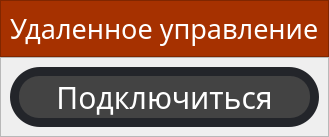
         <widget class="QWidget" name="remote_management">
          <layout class="QVBoxLayout" name="verticalLayout_4">
           <property name="spacing">
            <number>0</number>
           </property>
           <property name="leftMargin">
            <number>0</number>
           </property>
           <property name="topMargin">
            <number>0</number>
           </property>
           <property name="rightMargin">
            <number>0</number>
           </property>
           <property name="bottomMargin">
            <number>0</number>
           </property>
           <item>
            <widget class="QFrame" name="title_remote_management">
             <property name="maximumSize">
              <size>
               <width>16777215</width>
               <height>75</height>
              </size>
             </property>
             <property name="toolTipDuration">
              <number>0</number>
             </property>
             <property name="layoutDirection">
              <enum>Qt::LeftToRight</enum>
             </property>
             <property name="autoFillBackground">
              <bool>false</bool>
             </property>
             <property name="styleSheet">
              <string notr="true">background-color: rgb(166, 49, 0);</string>
             </property>
             <property name="frameShape">
              <enum>QFrame::StyledPanel</enum>
             </property>
             <property name="frameShadow">
              <enum>QFrame::Raised</enum>
             </property>
             <layout class="QVBoxLayout" name="verticalLayout_5">
              <item>
               <widget class="QLabel" name="title_3">
                <property name="font">
                 <font>
                  <family>Montserrat Medium</family>
                  <pointsize>20</pointsize>
                 </font>
                </property>
                <property name="styleSheet">
                 <string notr="true">color: #ffffff;</string>
                </property>
                <property name="text">
                 <string>Удаленное управление</string>
                </property>
               </widget>
              </item>
             </layout>
            </widget>
           </item>
           <item>
            <widget class="QFrame" name="window_3">
             <property name="frameShape">
              <enum>QFrame::StyledPanel</enum>
             </property>
             <property name="frameShadow">
              <enum>QFrame::Raised</enum>
             </property>
             <layout class="QHBoxLayout" name="horizontalLayout_5">
              <item>
               <widget class="QFrame" name="screen">
                <property name="styleSheet">
                 <string notr="true">background-color: #23252A; border-radius: 30px; color: #fff;</string>
                </property>
                <property name="frameShape">
                 <enum>QFrame::StyledPanel</enum>
                </property>
                <property name="frameShadow">
                 <enum>QFrame::Raised</enum>
                </property>
                <layout class="QGridLayout" name="gridLayout_2">
                 <item row="0" column="0">
                  <widget class="QPushButton" name="btn_connect_remote_management">
                   <property name="maximumSize">
                    <size>
                     <width>300</width>
                     <height>100</height>
                    </size>
                   </property>
                   <property name="font">
                    <font>
                     <family>Montserrat Medium</family>
                     <pointsize>-1</pointsize>
                    </font>
                   </property>
                   <property name="styleSheet">
                    <string notr="true">QPushButton{
	background-color: #434343;
	border-radius: 20px;
	color: #fff;
	font-size: 30px;
}

QPushButton:hover{
	background-color: rgb(47, 47, 47);
}</string>
                   </property>
                   <property name="text">
                    <string>Подключиться</string>
                   </property>
                  </widget>
                 </item>
                </layout>
               </widget>
              </item>
             </layout>
            </widget>
           </item>
          </layout>
         </widget>
